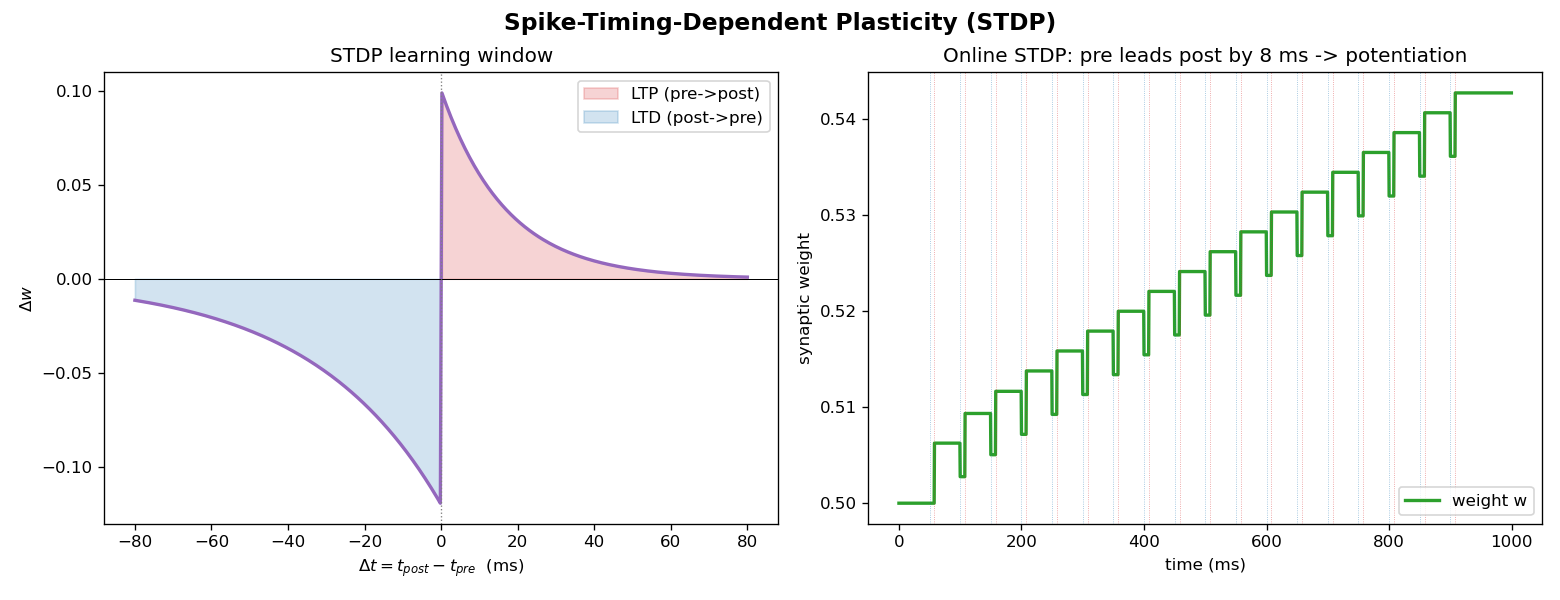

Generate this figure with Python:
"""
02_STDP.py
------------------------------------------------------------
스파이크 타이밍 의존 가소성 (Spike-Timing-Dependent Plasticity, STDP)

시냅스 전(pre)/후(post) 스파이크의 상대적 타이밍 차이
  dt = t_post - t_pre
에 따라 시냅스 가중치가 강화(LTP) 또는 약화(LTD)된다.

  dt > 0 (pre -> post, 인과적):  강화(LTP),  dw = +A_plus  * exp(-dt/tau_plus)
  dt < 0 (post -> pre):          약화(LTD),  dw = -A_minus * exp( dt/tau_minus)

또한 한 쌍씩이 아니라 연속 자극열에서 가중치가 어떻게
누적 변화하는지(trace 기반 online 규칙)도 함께 보여준다.
------------------------------------------------------------
"""
import numpy as np
import matplotlib.pyplot as plt


# ---------- (1) 고전적 STDP 창 (window) ----------
def stdp_window(dt, A_plus=0.10, A_minus=0.12,
                tau_plus=17.0, tau_minus=34.0):
    """dt = t_post - t_pre (ms) 에 대한 가중치 변화량 dw."""
    dw = np.where(
        dt >= 0,
        A_plus * np.exp(-dt / tau_plus),       # LTP
        -A_minus * np.exp(dt / tau_minus),     # LTD
    )
    return dw


# ---------- (2) trace 기반 online STDP ----------
def stdp_online(pre_spikes, post_spikes, t_max=1000.0, dt=0.5,
                A_plus=0.01, A_minus=0.012,
                tau_plus=17.0, tau_minus=34.0):
    """
    pre/post trace 를 적분하며 가중치 w 의 시간 변화를 계산.
    pre 스파이크 시 : w += A_plus  * (post trace)
    post 스파이크 시: w -= A_minus * (pre  trace)
    """
    t = np.arange(0, t_max, dt)
    pre_tr = np.zeros_like(t)
    post_tr = np.zeros_like(t)
    w = np.zeros_like(t)
    w0 = 0.5

    pre_set = set(np.round(pre_spikes / dt).astype(int))
    post_set = set(np.round(post_spikes / dt).astype(int))

    cur_pre = cur_post = 0.0
    cur_w = w0
    for i in range(len(t)):
        # trace 감쇠
        cur_pre *= np.exp(-dt / tau_plus)
        cur_post *= np.exp(-dt / tau_minus)

        if i in pre_set:
            cur_pre += 1.0
            cur_w -= A_minus * cur_post     # pre 도착: post trace 만큼 LTD
        if i in post_set:
            cur_post += 1.0
            cur_w += A_plus * cur_pre       # post 도착: pre trace 만큼 LTP

        cur_w = np.clip(cur_w, 0.0, 1.0)
        pre_tr[i], post_tr[i], w[i] = cur_pre, cur_post, cur_w

    return t, pre_tr, post_tr, w


def main():
    fig, axes = plt.subplots(1, 2, figsize=(13, 5))
    fig.suptitle("Spike-Timing-Dependent Plasticity (STDP)",
                 fontsize=14, fontweight="bold")

    # --- 왼쪽: STDP 학습 창 ---
    dt = np.linspace(-80, 80, 400)
    dw = stdp_window(dt)
    ax = axes[0]
    ax.plot(dt, dw, color="tab:purple", lw=2)
    ax.axhline(0, color="k", lw=0.6)
    ax.axvline(0, color="gray", ls=":", lw=0.8)
    ax.fill_between(dt, dw, 0, where=dt >= 0, color="tab:red", alpha=0.2,
                    label="LTP (pre->post)")
    ax.fill_between(dt, dw, 0, where=dt < 0, color="tab:blue", alpha=0.2,
                    label="LTD (post->pre)")
    ax.set_xlabel(r"$\Delta t = t_{post} - t_{pre}$  (ms)")
    ax.set_ylabel(r"$\Delta w$")
    ax.set_title("STDP learning window")
    ax.legend()

    # --- 오른쪽: online trace 기반 가중치 변화 ---
    # pre 가 post 보다 약간 먼저 도달 -> 전체적으로 LTP 경향
    pre_spikes = np.arange(50, 950, 50, dtype=float)
    post_spikes = pre_spikes + 8.0      # pre 후 8 ms 뒤 post
    t, pre_tr, post_tr, w = stdp_online(pre_spikes, post_spikes)

    ax2 = axes[1]
    ax2.plot(t, w, color="tab:green", lw=2, label="weight w")
    for s in pre_spikes:
        ax2.axvline(s, color="tab:blue", ls=":", lw=0.5, alpha=0.5)
    for s in post_spikes:
        ax2.axvline(s, color="tab:red", ls=":", lw=0.5, alpha=0.5)
    ax2.set_xlabel("time (ms)")
    ax2.set_ylabel("synaptic weight")
    ax2.set_title("Online STDP: pre leads post by 8 ms -> potentiation")
    ax2.legend()

    plt.tight_layout(rect=[0, 0, 1, 0.95])
    out = "02_STDP.png"
    plt.savefig(out, dpi=120)
    print(f"[saved] {out}")


if __name__ == "__main__":
    main()
